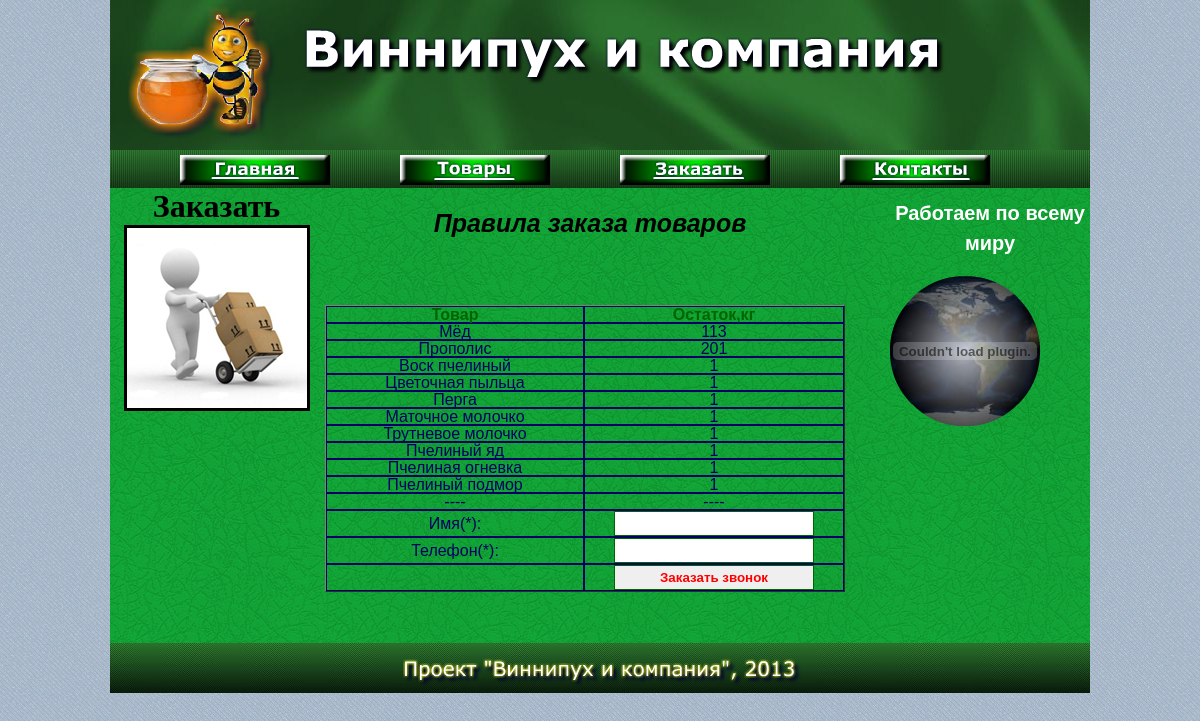
The page /puh/index.php?id=2 on the database its author committed.
### tables this page shows
CREATE TABLE IF NOT EXISTS `rzmetka` (
  `id` int(11) NOT NULL AUTO_INCREMENT,
  `html` text NOT NULL,
  PRIMARY KEY (`id`)
);

CREATE TABLE IF NOT EXISTS `opisan` (
  `id` int(11) NOT NULL AUTO_INCREMENT,
  `naim` varchar(100) NOT NULL,
  `txt` text NOT NULL,
  PRIMARY KEY (`id`)
);

### puh/lib.php (the view, shortened to what this page needs)
<?php
function getHTML($nom)
{
    $html = "";
    $db = mysql_connect(ServerName, UserLogin, UserPassword);
    if ($db) {
        if (mysql_select_db(DbName, $db)) {
            $rez = mysql_query("SELECT * FROM rzmetka WHERE (id={$nom})");
                $row = mysql_fetch_row($rez);
                $html = $row[1];
        }
    }
    echo $html;
}
function makeTabl()
{
    $db = mysql_connect(ServerName, UserLogin, UserPassword);
    if ($db) {
        if (mysql_select_db(DbName, $db)) {
            $sql1 = "SELECT naim, SUM(kol)FROM tovar GROUP BY naim ASC";
            $rez1 = mysql_query($sql1, $db);
            $sql2 = "SELECT naim FROM opisan";
            $rez2 = mysql_query($sql2, $db);
            $out_page = "";
            for ($i = 0; $i < 10; $i ++) {
                $row1 = mysql_fetch_row($rez1);
                $row2 = mysql_fetch_row($rez2);
                $kol = $row1[1];
                $naim = $row2[0];
                $out_page .="<tr><td>{$naim}</td><td>{$kol}</td></tr>";
            }
            echo $out_page;
        }
    }
}
?>

### puh/puh.css (style rules this page uses)
body, table, tr, td, div, ul, li, img, a, h1, input, form { margin: 0px; padding: 0px; vertical-align: top; }
body { background-color: white; background-image: url('img/fon.png'); background-repeat: repeat; background-attachment: fixed; background-position: top left; width: 100%; height: 100%; }
.div_opisan { text-decoration: none; font-size: 18px; font-family: verdana, arial, serif; font-style: normal; font-weight: normal; line-height: 22px; color: #000066; width: 530px; white-space: normal; text-align: justify; }
.h1_opisan { width: 530px; text-align: center; text-decoration: none; font-size: 25px; font-family: verdana, arial, serif; font-style: italic; font-weight: bold; line-height: 40px; color: black; }
#right_b { padding-top: 10px; padding-bottom: 20px; width: 200px; }
#right_b h1 { text-align: center; white-space: nawrap; width: 200px; text-decoration: none; font-size: 20px; font-family: vardana, arial, serif; font-style: normal; font-weight: bold; line-height: 30px; color: white; }
#zakaz td, #zakaz th, #zakaz input { white-space: nowrap; text-decoration: none; font-soze: 15px; font-family: vardana, arial, serif; font-style: normal; line-height: 15px; color: #000066; }
#zakaz th { font-weight: bold; color: #006600; }
#zakaz tr { height: 3px; }
#zakaz td, #zakaz th { width: 260px; vertical-align: middle; text-align: center; border: #000066 1px solid; }
#zakaz input { font-weight: bold; width: 200px; height: 25px; border: #006600 1px solid; background-color: whote; padding: 3px; color: red; }

### rows shown on the page
rzmetka: html "Заказать", html (picture)
rzmetka: html "Правила заказа товаров"
rzmetka: html "Товар Остаток,кг"
opisan: naim "Мёд", kol "113"
opisan: naim "Прополис", kol "201"
opisan: naim "Воск пчелиный", kol "1"
opisan: naim "Цветочная пыльца", kol "1"
opisan: naim "Перга", kol "1"
opisan: naim "Маточное молочко", kol "1"
opisan: naim "Трутневое молочко", kol "1"
opisan: naim "Пчелиный яд", kol "1"
opisan: naim "Пчелиная огневка", kol "1"
opisan: naim "Пчелиный подмор", kol "1"
rzmetka: html "Работаем по всему миру", html (picture)
